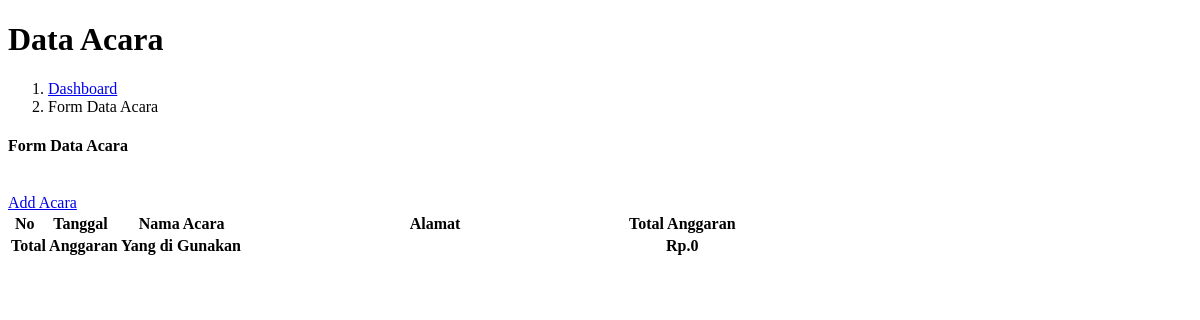
Page /admin/list_acara.php on the earlier database version.
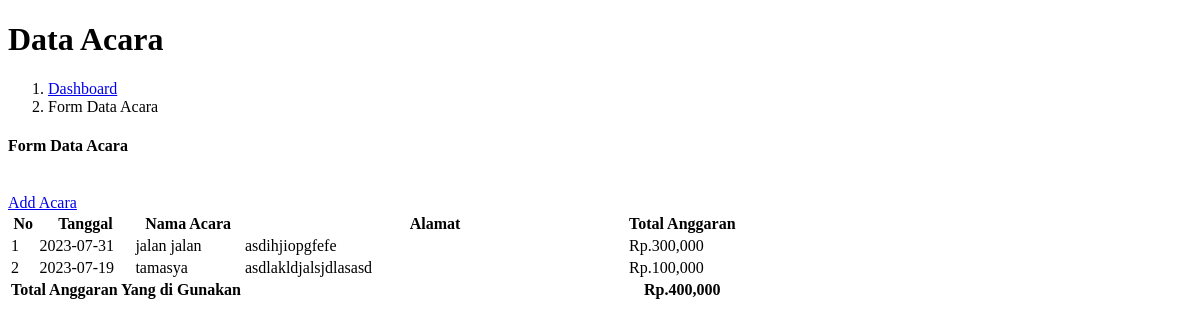
Same page on the later database version.
### tables this page shows
CREATE TABLE `acara` (
  `id_acara` int(11) NOT NULL,
  `id_trx` int(11) NOT NULL,
  `nama_acara` varchar(255) NOT NULL,
  `tempat_acara` varchar(255) NOT NULL
);

CREATE TABLE `trx` (
  `id_trx` int(11) NOT NULL,
  `id_user` int(11) NOT NULL,
  `jml_trx` varchar(255) NOT NULL,
  `keterangan` varchar(255) NOT NULL,
  `status_trx` varchar(255) NOT NULL,
  `tgl` date NOT NULL
);

### admin/list_acara.php (the view, shortened to what this page needs)
<!DOCTYPE html>
<html>
<head>
</head>
<body>
	<div class="container">
		<div class="pagetitle">
			<h1 class="mb-1">Data Acara</h1>
			<nav>
				<ol class="breadcrumb">
					<li class="breadcrumb-item"><a href="?url=dashboard">Dashboard</a></li>
					<li class="breadcrumb-item active">Form Data Acara</li>
				</ol>
			</nav>
		</div>
		<div class="row">
			<div class="card">
				<div class="card-header">
					<h4>Form Data Acara</h4>
				</div>
				<br>
				<div class="col-md-12">
					<a href="?url=data_acara"
					class="btn btn-secondary btn-icon-split">
					<span class="icon text-white">
						<i class="bi bi-plus-lg"></i> Add Acara
					</span>
				</a>
			</div>
			<table id="example" class="table table-hover">
				<thead>
					<tr>
						<th>No</th>
						<th>Tanggal</th>
						<th>Nama Acara</th>
						<th style="width:380px" >Alamat</th>
						<th>Total Anggaran</th>
						<th></th>
					</tr>
				</thead>
				<tbody>
					<?php
					require '../config/config.php';
					if(isset($_POST['filter'])){
						$mulai = $_POST['tgl_mulai'];
						$selesai = $_POST['tgl_selesai'];
						if ($mulai!=null || $selesai!=null ) {
							$sql=mysqli_query($koneksi,"select * from acara inner join trx on trx.id_trx = acara.id_trx and  tgl between '$mulai' and '$selesai' ");
						} else {
							$sql=mysqli_query($koneksi,"select * from acara inner join trx on trx.id_trx = acara.id_trx order by tgl desc");
						}
					} else {
						$sql=mysqli_query($koneksi,"select * from acara inner join trx on trx.id_trx = acara.id_trx and keterangan='saldo_keluar' order by tgl desc");
					}
					$no=1;
					$total = 0;
					while ($data=mysqli_fetch_array($sql)) {
						$total += $data['jml_trx'];
						?>
						<tr>
							<td><?= $no++; ?></td>
							<td><?= $data['tgl']; ?></td>
							<td><?= $data['nama_acara']; ?></td>
							<td><?= $data['tempat_acara']; ?></td>
							<td>Rp.<?= number_format($data['jml_trx']); ?></td>
							<td style="width : 100px;">
							</td>
						</tr>
					<?php } ?>
				</tbody>
				<tfoot>
					<tr>
						<th colspan="3">Total Anggaran Yang di Gunakan</th>
						<th></th>
						<th>Rp.<?= number_format($total); ?></th>
						<th></th>
					</tr>
				</tfoot>
			</table>
			<br>
			<br>
		</div>
	</div>
</div>
</body>
</html>

Differences in the rows shown:
added acara: id_trx.tgl "2023-07-31", nama_acara "jalan jalan", tempat_acara "asdihjiopgfefe", id_trx.jml_trx "300,000"
added acara: id_trx.tgl "2023-07-19", nama_acara "tamasya", tempat_acara "asdlakldjalsjdlasasd", id_trx.jml_trx "100,000"
Other differences:
$total: "0" → "400,000"
